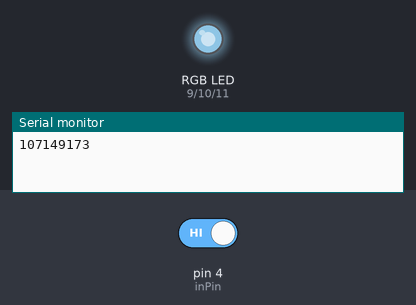
Simulated run of this sketch. Board: Arduino Uno, built with avr-gcc and run on an emulated ATmega328P. On the bench: an RGB LED mixed from three pins (HIGH = lit), the last lines printed to the serial monitor. The inputs (shaded band) are chosen by the test bench; at power-on: pin 4 (inPin) HIGH. Dim RGB values are drawn brighter than linear; random numbers use the default seed unless the sketch sets one.

Above: at 1.2 s.
1.3 s: pin 4 (inPin) driven LOW
At 1.45 s:
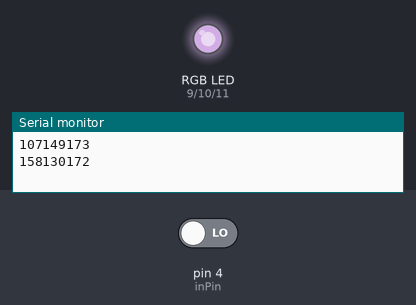
At 1.85 s:
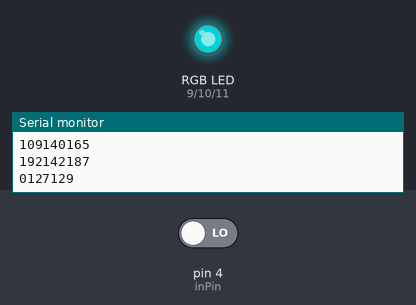
4.3 s: pin 4 (inPin) driven HIGH
5.8 s: pin 4 (inPin) driven LOW
At 6.15 s:
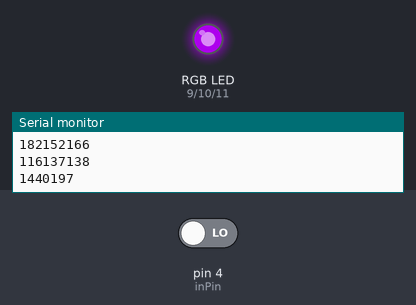
Timing chart, 0 to 26.0 s (numbered marks = the images above; inputs shaded):
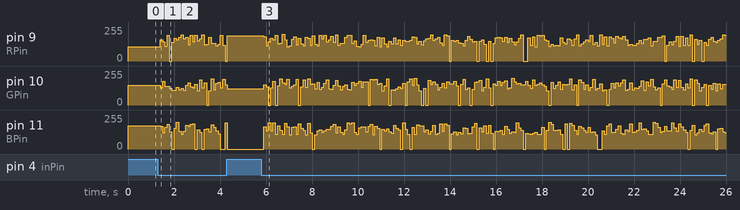

The sketch:

butt_light.ino
```cpp
int BPin = 11;
int GPin = 10;
int RPin = 9;
int t = 255;
int val = 0;
int inPin = 4;
int Col = 0;
bool buttonPressed = false;


void setup()
{
  pinMode(RPin, OUTPUT);
  pinMode(GPin, OUTPUT);
  pinMode(BPin, OUTPUT);
  pinMode(inPin, INPUT);
  Serial.begin(9600);
}


void loop()
{
  setRGB();
  while (buttonPressed == false)
    {
      val = digitalRead(inPin);
      if (val == 0)
        {
          buttonPressed = true;
          delay(100);
        }
    }
  buttonPressed = false;

}


//Functions

//Set color of RGB led based on inputs supplied from the
//setRGB function
void setColor(int red, int green, int blue)
  {
    analogWrite(RPin, red);
    Serial.print(red);
    analogWrite(GPin, green);
    Serial.print(green);
    analogWrite(BPin, blue);
  Serial.print(blue);
    Serial.print('\n');
  }

// Uses the random() function to get a number between 100 and 200
// If the returned value is <= 105 it returns 0 (off)
// otherwise it returns the randomly generated value
int randColor()
  {
    int color = random(100, 200);
    if (color <= 105)
      {
        return 0;
      }
    else
     {
        return color;
     }
  }


// Calls the randColor() function to get pwm values of 0 or 106-200
// for red, green, and blue leds, then passes these values to setColor()
void setRGB()
  {
    int r = randColor();
    int g = randColor();
    int b = randColor();
    setColor(r, g, b);
  }
```

Measured:
- after the input at 1.3 s, pin 9 (RPin): 107/255 → 158/255 after 0.10 s, → 144/255 0.10 s later, → 109/255 0.10 s later, → 192/255 0.10 s later, … (29 changes in this stretch); pin 10 (GPin): 149/255 → 130/255 after 0.10 s, → 178/255 0.10 s later, → 140/255 0.10 s later, → 142/255 0.10 s later, … (29 changes in this stretch)
- after the input at 5.8 s, pin 9 (RPin): 188/255 → 182/255 after 0.10 s, → 116/255 0.10 s later, → 144/255 0.10 s later, → 171/255 0.10 s later, … (196 changes in this stretch); pin 10 (GPin): 123/255 → 152/255 after 0.10 s, → 137/255 0.10 s later, → 0/255 0.10 s later, → 128/255 0.10 s later, … (198 changes in this stretch)
